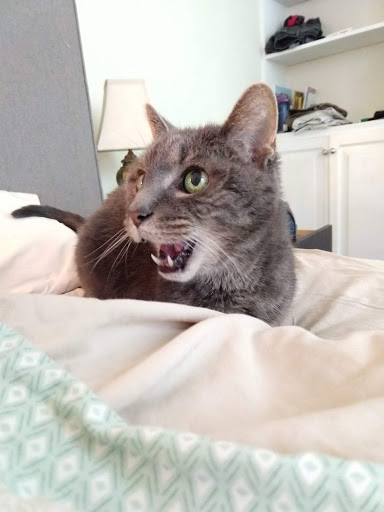
#> input picture Darcy.jpeg, 384 x 512 px
$ python quantize.py Darcy.jpeg 3 1.0
#> lines starting #> are read from the running program, lines starting #| are printed output that depends on the picture; after the words box and inside, x2 and y2 are one past the last pixel; in counts of white or black regions, pixels touching at a corner belong together
import numpy as np
import matplotlib.pyplot as plt
import matplotlib.image
from sklearn.cluster import KMeans
from sys import argv, exit
from skimage import feature, filters

def kmeans_quantize(I, NLevels):
    X = np.reshape(I, (I.shape[0]*I.shape[1], 3))
    kmeans = KMeans(n_clusters=NLevels, random_state=0).fit(X)
    colors = kmeans.cluster_centers_
    idx = kmeans.labels_
    IRet = colors[idx, :]
    return np.reshape(IRet, I.shape)

def uniform_quantize(I, NLevels):
    K = (np.round(NLevels**(1.0/3.0))**3)**(1.0/3.0)
    levels = np.linspace(0, 1, K+2)[1:-1]
    minDists = np.inf*np.ones((I.shape[0]*I.shape[1]))
    Ic = np.reshape(I, (I.shape[0]*I.shape[1], 3))
    IRet = np.zeros_like(Ic)
    for r in levels:
        for g in levels:
            for b in levels:
                rgb = np.array([[r, g, b]])
                dists = np.sqrt(np.sum((Ic - rgb)**2, 1))
                IRet[dists < minDists, :] = rgb
                minDists[dists < minDists] = dists[dists < minDists]
    return np.reshape(IRet, I.shape)


def superimpose_edges(I, Canny):
    IRet = np.array(I)
    for c in range(3):
        Ic = IRet[:, :, c]
        Ic[Canny > 0] = 0
        IRet[:, :, c] = Ic
    return IRet

if __name__ == '__main__':
    if (len(argv) < 4):
        print("Usage: python quantize.py <image path> <number of levels> <edge sigma>")
        exit(0)
    I = matplotlib.image.imread(argv[1])/255.0
    NLevels = int(argv[2])
    IGray = 0.3*I[:, :, 0] + 0.59*I[:, :, 1] + 0.11*I[:, :, 2]

    # Canny edge detection
    Canny = feature.canny(IGray, sigma=float(argv[3]))
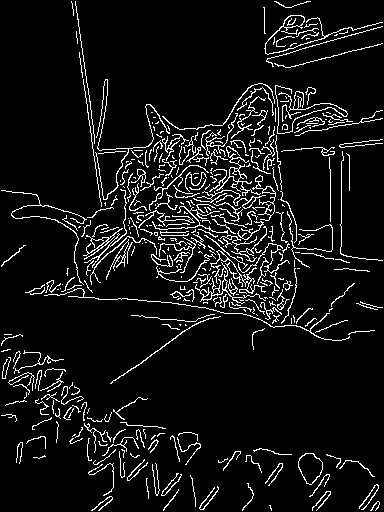
#> Canny: shape (512, 384) bool; 7.6% white in thin lines or dots

    # Grayscale quantization
    fac = np.floor(IGray*NLevels+0.5)/NLevels
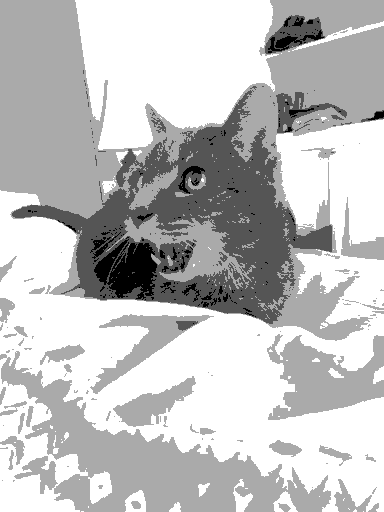
#> fac: shape (512, 384) float64; min 0, max 1, mean 0.759
    IQuant = fac[:, :, None]*I
    IQuant = superimpose_edges(IQuant, Canny)
#> after the loop in superimpose_edges, `for c in range(3):`:
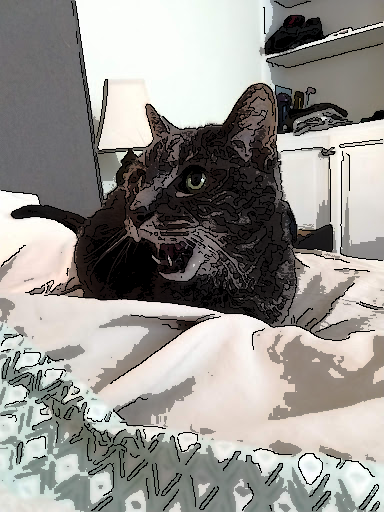
#> IRet: shape (512, 384, 3) float64; mean R, G, B 0.594, 0.584, 0.567
#> after the loop in superimpose_edges, `for c in range(3):`:
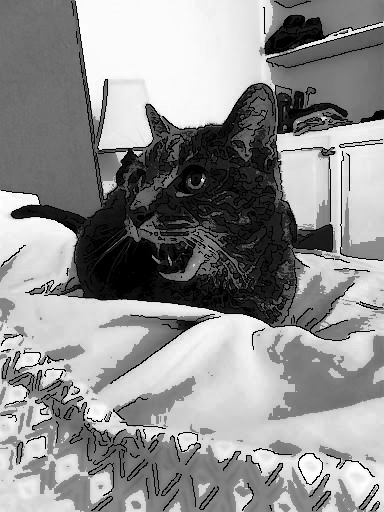
#> Ic: shape (512, 384) float64; min 0, max 1, mean 0.567

    # Uniform Quantization
    IUnif = uniform_quantize(I, NLevels)
#> in uniform_quantize, `return np.reshape(IRet, I.shape)`: returned value: shape (512, 384, 3) float64; every value is 0.5
    IUnif = superimpose_edges(IUnif, Canny)
#> after the loop in superimpose_edges (call 2), `for c in range(3):`: IRet: shape (512, 384, 3) float64; values 0 (black) and 0.5 (white), 92.4% white; black in thin lines or dots

    # Kmeans quantization
    KQuant = kmeans_quantize(I, NLevels)
#> in kmeans_quantize, `colors = kmeans.cluster_centers_`: colors = [[0.895, 0.886, 0.859], [0.671, 0.654, 0.635], [0.353, 0.287, 0.282]]
#> in kmeans_quantize, `return np.reshape(IRet, I.shape)`:
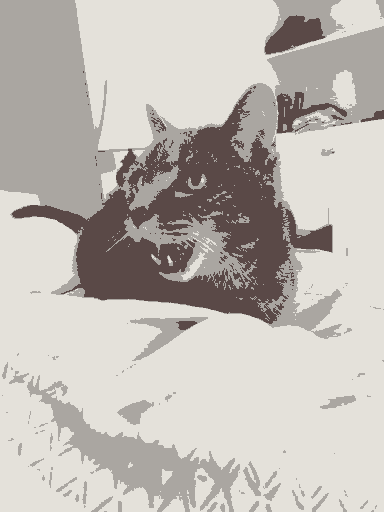
#> returned value: shape (512, 384, 3) float64; mean of channels 0, 1, 2 0.755, 0.736, 0.714; drawn as R, G, B
    KQuant = superimpose_edges(KQuant, Canny)
#> after the loop in superimpose_edges (call 3), `for c in range(3):`:
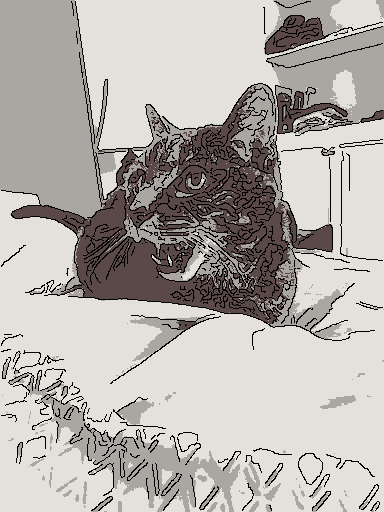
#> IRet: shape (512, 384, 3) float64; 7.63% of pixels changed, all inside (x1, y1, x2, y2) = (1, 1, 383, 511)
#> after the loop in superimpose_edges (call 3), `for c in range(3):`:
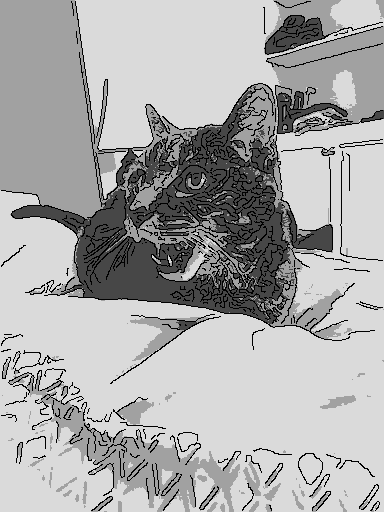
#> Ic: shape (512, 384) float64; min 0, max 0.859, mean 0.672

    plt.subplot(141)
    plt.imshow(I)
    plt.axis('off')
    plt.title("Original")

    plt.subplot(142)
    plt.imshow(Canny)
    plt.axis('off')
    plt.title("Edges")

    """
    plt.subplot(234)
    plt.imshow(IQuant)
    plt.axis('off')
    plt.title("Grayscale Quantized")
    """

    plt.subplot(143)
    plt.imshow(IUnif)
    plt.axis('off')
    plt.title("Uniformly Quantized")

    plt.subplot(144)
    plt.imshow(KQuant)
    plt.axis('off')
    plt.title("KMeans Quantized")

    plt.show()
